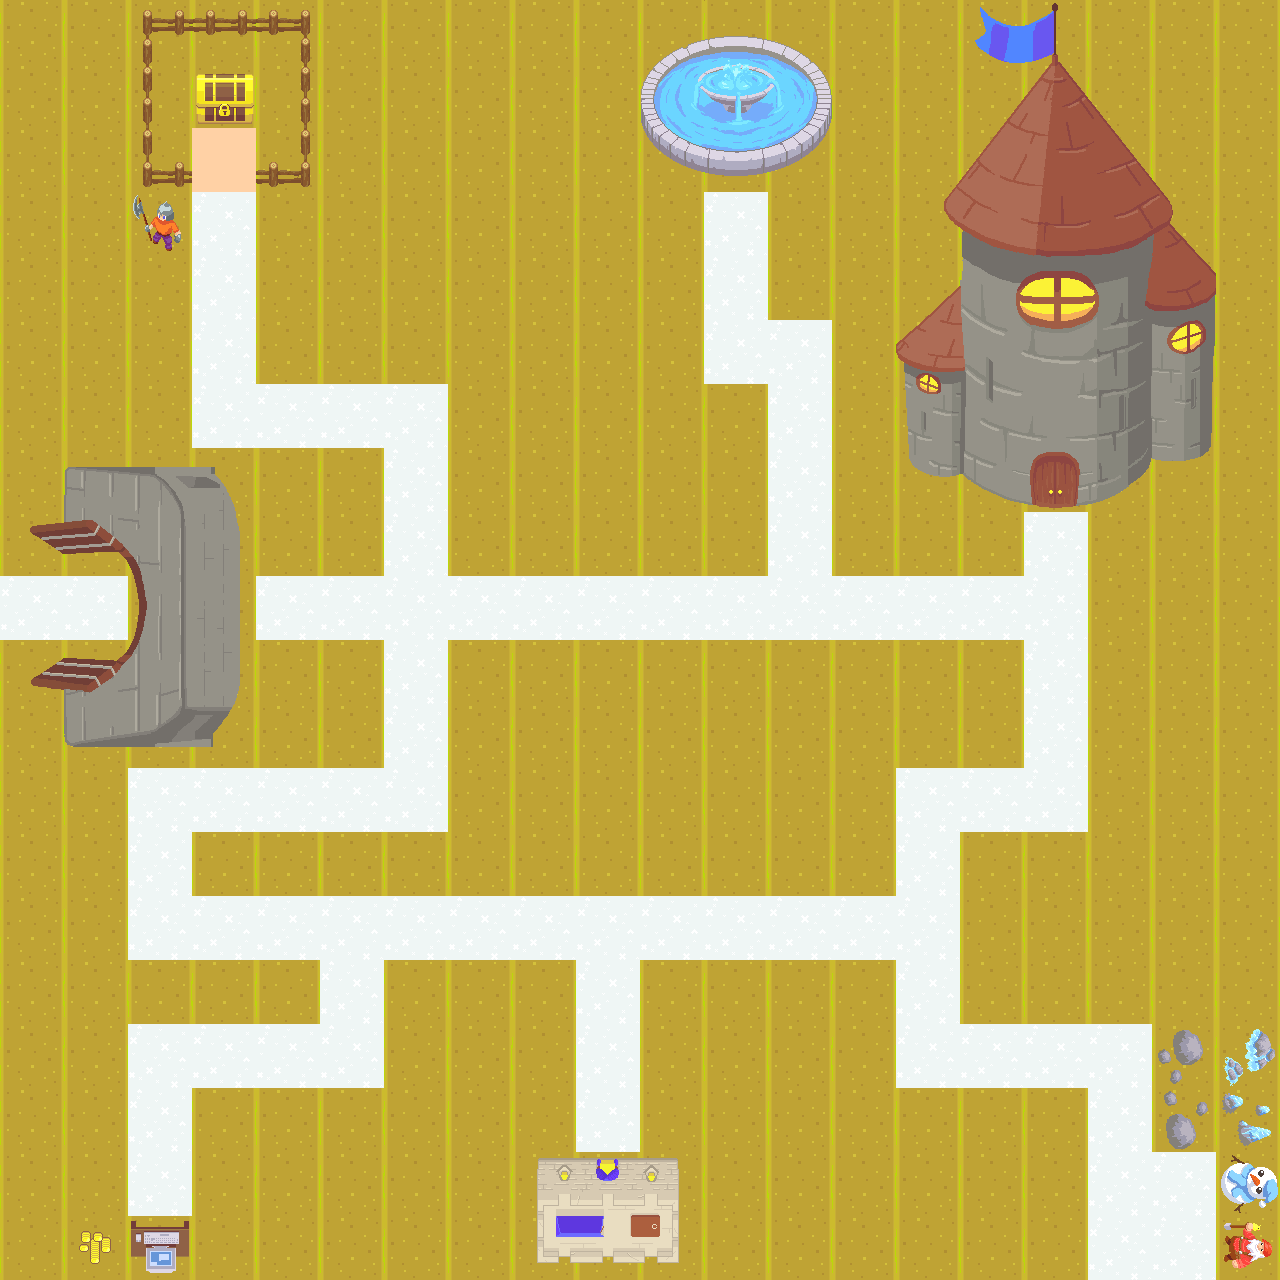

A level layout from a 2D game, rendered from its tile map. Below: a short description, then the map file with its tile-grid data intact:
An orthogonal 20x20 tile map with 64x64 px tiles, 2 tile layers (Tile Layer 1, Tile Layer 2) and 32 objects.

<map version="1.10" tiledversion="1.11.2" orientation="orthogonal" renderorder="right-down" width="20" height="20" tilewidth="64" tileheight="64" infinite="0" nextlayerid="4" nextobjectid="49">
 <tileset firstgid="1" source="Town.tsx" />
 <layer id="1" name="Tile Layer 1" width="20" height="20">
  <data encoding="csv">
108,108,108,108,108,108,108,108,108,108,108,108,108,108,108,108,108,108,108,108,
108,108,108,108,108,108,108,108,108,108,108,108,108,108,108,108,108,108,108,108,
108,108,108,108,108,108,108,108,108,108,108,108,108,108,108,108,108,108,108,108,
108,108,108,108,108,108,108,108,108,108,108,108,108,108,108,108,108,108,108,108,
108,108,108,108,108,108,108,108,108,108,108,108,108,108,108,108,108,108,108,108,
108,108,108,108,108,108,108,108,108,108,108,108,108,108,108,108,108,108,108,108,
108,108,108,108,108,108,108,108,108,108,108,108,108,108,108,108,108,108,108,108,
108,108,108,108,108,108,108,108,108,108,108,108,108,108,108,108,108,108,108,108,
108,108,108,108,108,108,108,108,108,108,108,108,108,108,108,108,108,108,108,108,
108,108,108,108,108,108,108,108,108,108,108,108,108,108,108,108,108,108,108,108,
108,108,108,108,108,108,108,108,108,108,108,108,108,108,108,108,108,108,108,108,
108,108,108,108,108,108,108,108,108,108,108,108,108,108,108,108,108,108,108,108,
108,108,108,108,108,108,108,108,108,108,108,108,108,108,108,108,108,108,108,108,
108,108,108,108,108,108,108,108,108,108,108,108,108,108,108,108,108,108,108,108,
108,108,108,108,108,108,108,108,108,108,108,108,108,108,108,108,108,108,108,108,
108,108,108,108,108,108,108,108,108,108,108,108,108,108,108,108,108,108,108,108,
108,108,108,108,108,108,108,108,108,108,108,108,108,108,108,108,108,108,108,108,
108,108,108,108,108,108,108,108,108,108,108,108,108,108,108,108,108,108,108,108,
108,108,108,108,108,108,108,108,108,108,108,108,108,108,108,108,108,108,108,108,
108,108,108,108,108,108,108,108,108,108,108,108,108,108,108,108,108,108,108,108
</data>
 </layer>
 <layer id="2" name="Tile Layer 2" width="20" height="20">
  <data encoding="csv">
0,0,67,68,69,0,0,0,0,242,243,244,245,0,213,214,215,216,217,218,
0,0,100,7,102,0,0,0,0,275,276,277,278,0,246,247,248,249,250,251,
0,0,133,367,135,0,0,0,0,308,309,310,311,0,279,280,281,282,283,284,
0,0,10,40,0,0,0,0,0,0,0,40,0,0,312,313,314,315,316,317,
0,0,0,40,0,0,0,0,0,0,0,40,0,0,345,346,347,348,349,350,
0,0,0,40,0,0,0,0,0,0,0,40,40,0,378,379,380,381,382,383,
0,0,0,40,40,40,40,0,0,0,0,0,40,0,411,412,413,414,415,416,
2684354721,2684354688,2684354655,2684354622,0,0,40,0,0,0,0,0,40,0,444,445,446,447,448,449,
2684354722,2684354689,2684354656,2684354623,0,0,40,0,0,0,0,0,40,0,0,0,40,0,0,0,
40,40,2684354657,2684354624,40,40,40,40,40,40,40,40,40,40,40,40,40,0,0,0,
2684354724,2684354691,2684354658,2684354625,0,0,40,0,0,0,0,0,0,0,0,0,40,0,0,0,
2684354725,2684354692,2684354659,2684354626,0,0,40,0,0,0,0,0,0,0,0,0,40,0,0,0,
0,108,40,40,40,40,40,0,0,0,0,0,0,0,40,40,40,0,0,0,
0,0,40,0,0,0,0,0,0,0,0,0,0,0,40,0,0,0,0,0,
0,0,40,40,40,40,40,40,40,40,40,40,40,40,40,0,0,0,0,0,
0,0,0,0,0,40,0,0,0,40,108,0,0,0,40,0,0,0,0,0,
0,0,40,40,40,40,0,0,0,40,108,0,0,0,40,40,40,40,2684354565,2684354598,
0,0,40,0,0,0,0,108,108,40,108,108,108,0,0,0,0,40,2684354566,2684354599,
0,0,40,0,0,0,0,108,3221225911,3221225910,3221225909,108,108,0,0,0,0,40,40,2684354605,
0,3221225481,3221225480,0,0,0,0,0,3221225878,3221225877,3221225876,0,0,0,0,0,0,40,40,2684354603
</data>
 </layer>
 <objectgroup id="3" name="Collisions">
  <object id="1" x="322" y="10" width="310" height="362" />
  <object id="2" x="840" y="16" width="92" height="272" />
  <object id="7" x="636" y="222.667" width="64" height="168" />
  <object id="8" x="637.333" y="162.667" width="60" height="53.3333" />
  <object id="9" x="780" y="172" width="54.6667" height="140" />
  <object id="11" x="832" y="498.667" width="186.667" height="73.3333" />
  <object id="12" x="832" y="289.333" width="108" height="192" />
  <object id="14" x="830.667" y="453.333" width="184" height="109.333" />
  <object id="15" x="1088" y="505.333" width="188" height="518.667" />
  <object id="16" x="1136" y="-5.33333" width="144" height="509.333" />
  <object id="17" x="0" y="5.33333" width="1276" height="60" />
  <object id="18" x="2.66667" y="54.6667" width="121.333" height="504" />
  <object id="20" x="124" y="257.333" width="62.6667" height="218.667" />
  <object id="21" x="188" y="452" width="188" height="116" />
  <object id="24" x="456" y="390.667" width="300" height="174.667" />
  <object id="25" x="452" y="652" width="428" height="237.333" />
  <object id="26" x="864" y="649.333" width="153.333" height="116" />
  <object id="27" x="224" y="652" width="154.667" height="101.333" />
  <object id="28" x="1.33333" y="766.667" width="116" height="438.667" />
  <object id="29" x="114.667" y="966.667" width="200" height="44" />
  <object id="30" x="192" y="830.667" width="254.667" height="60" />
  <object id="31" x="388" y="960" width="181.333" height="126.667" />
  <object id="32" x="194.667" y="1089.33" width="249.333" height="162.667" />
  <object id="33" x="197.333" y="1240" width="241.333" height="38.6667" />
  <object id="35" x="706.667" y="964" width="177.333" height="109.333" />
  <object id="36" x="837.333" y="1093.33" width="244" height="182.667" />
  <object id="37" x="962.667" y="837.333" width="248" height="166.667" />
  <object id="44" x="646.667" y="970.667" width="184" height="172" />
  <object id="45" x="690.667" y="1166.67" width="150.667" height="108" />
  <object id="46" x="440" y="1097.33" width="78.6667" height="170.667" />
  <object id="47" x="493.333" y="1090.67" width="74.6667" height="54.6667" />
  <object id="48" x="972" y="1384" visible="0" />
 </objectgroup>
</map>
